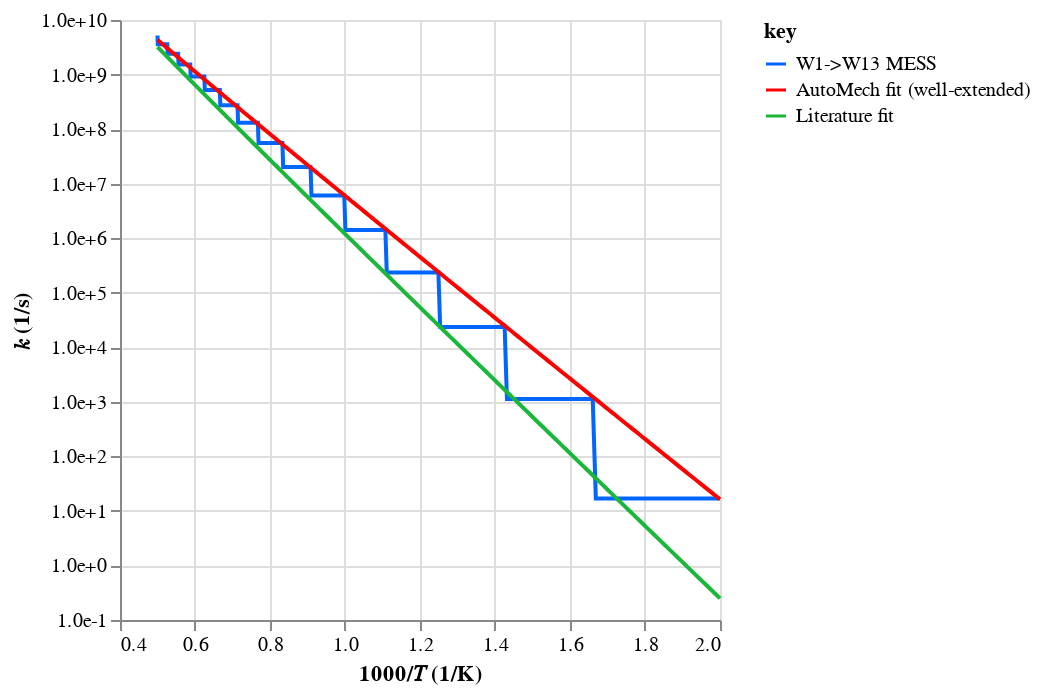

The notebook cell this image was saved under:
### Code cell
import numpy

import autochem as ac

# Rate data:
T_str = """
    500       600       700       800       900     1e+03   1.1e+03   1.2e+03   1.3e+03
    1.4e+03   1.5e+03   1.6e+03   1.7e+03   1.8e+03   1.9e+03     2e+03
"""
k_str = """
    16.9  1.13e+03  2.35e+04  2.34e+05  1.42e+06  6.09e+06  2.02e+07  5.53e+07  1.31e+08
    2.74e+08  5.22e+08  9.23e+08  1.53e+09   2.4e+09   3.6e+09   5.2e+09
"""
T_vals = list(map(float, T_str.split()))
P_vals = [1]
k_vals = numpy.reshape(list(map(float, k_str.split())), (len(T_vals), len(P_vals)))
rate = ac.rate.data.Rate(
    order=1, T=T_vals, P=P_vals, data=k_vals, units={"substance": "molec"}
)

# Rate fit:
rxn_str = """
! Using P=1e5 atm values instead of 1 atm values for the top-line rate
S(1206)r0 = C5H6(478) + HO2(8)                    4.886E+10     0.501    24773
"""
rxn = ac.rate.from_chemkin_string(rxn_str, units={"energy": "cal"})
rate_fit = rxn.rate

# Rate fit ref:
rxn_str_ = """
S(1206)r0 = HO2(8) + C5H6(478)              8.004E+10     0.5630      29800
"""
rxn_ = ac.rate.from_chemkin_string(rxn_str_, units={"energy": "cal"})
rate_fit_ = rxn_.rate

T_range = (min(T_vals), max(T_vals))
ac.util.plot.arrhenius(
    ks=[rate, rate_fit, rate_fit_],
    labels=["W1->W13 MESS", "AutoMech fit (well-extended)", "Literature fit"],
    order=1,
    T_range=T_range,
)

### Figure 1 — Vega-Lite specification as saved in the notebook (floating-point values rounded to 4 significant figures; data arrays with more than 128 entries replaced by an {"elided": "..."} marker saying what was removed)
{"config": {"view": {"continuousWidth": 300, "continuousHeight": 300}}, "data": {"name": "data-9ae0d17850190dafee49919edc5839da"}, "mark": {"type": "line"}, "encoding": {"color": {"field": "key", "scale": {"domain": ["W1->W13 MESS", "AutoMech fit (well-extended)", "Literature fit"], "range": ["#0066ff", "#ff0000", "#1ab73a"]}, "type": "nominal"}, "x": {"field": "x", "title": "1000/𝑇 (1/K)", "type": "quantitative"}, "y": {"axis": {"format": ".1e", "values": [0.1, 1, 10, 100, 1000, 10000, 100000, 1000000, 10000000, 100000000, 1000000000, 10000000000, 100000000000]}, "field": "value", "scale": {"type": "log"}, "title": "𝑘 (1/s)", "type": "quantitative"}}, "transform": [{"fold": ["W1->W13 MESS", "AutoMech fit (well-extended)", "Literature fit"]}], "$schema": "https://vega.github.io/schema/vega-lite/v5.20.1.json", "datasets": {"data-9ae0d17850190dafee49919edc5839da": {"elided": "500 records"}}}
